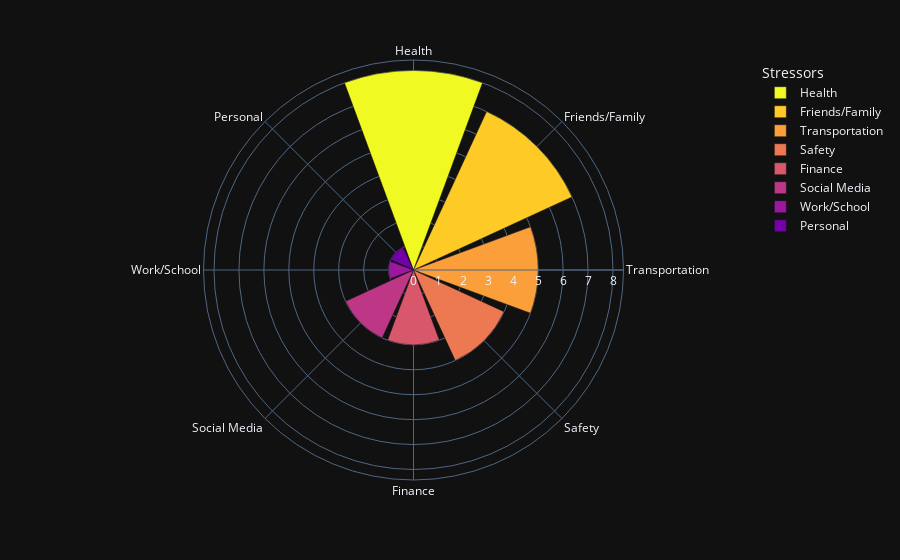

Write notebook code for a chart like this one.
### Code cell
import plotly.express as px

fig = px.bar_polar(df, r="Count", theta="Stressors",
                   color="Stressors", template="plotly_dark",
                   color_discrete_sequence= px.colors.sequential.Plasma_r)
fig.show()

### Figure 1 — Plotly figure (JSON) as saved in the notebook; plotly's stock layout.template omitted (floating-point values rounded to 4 significant figures)
{"data": [{"hovertemplate": "Stressors=%{theta}<br>Count=%{r}<extra></extra>", "legendgroup": "Health", "marker": {"color": "#f0f921"}, "name": "Health", "r": [8], "showlegend": true, "subplot": "polar", "theta": ["Health"], "type": "barpolar"}, {"hovertemplate": "Stressors=%{theta}<br>Count=%{r}<extra></extra>", "legendgroup": "Friends/Family", "marker": {"color": "#fdca26"}, "name": "Friends/Family", "r": [7], "showlegend": true, "subplot": "polar", "theta": ["Friends/Family"], "type": "barpolar"}, {"hovertemplate": "Stressors=%{theta}<br>Count=%{r}<extra></extra>", "legendgroup": "Transportation", "marker": {"color": "#fb9f3a"}, "name": "Transportation", "r": [5], "showlegend": true, "subplot": "polar", "theta": ["Transportation"], "type": "barpolar"}, {"hovertemplate": "Stressors=%{theta}<br>Count=%{r}<extra></extra>", "legendgroup": "Safety", "marker": {"color": "#ed7953"}, "name": "Safety", "r": [4], "showlegend": true, "subplot": "polar", "theta": ["Safety"], "type": "barpolar"}, {"hovertemplate": "Stressors=%{theta}<br>Count=%{r}<extra></extra>", "legendgroup": "Finance", "marker": {"color": "#d8576b"}, "name": "Finance", "r": [3], "showlegend": true, "subplot": "polar", "theta": ["Finance"], "type": "barpolar"}, {"hovertemplate": "Stressors=%{theta}<br>Count=%{r}<extra></extra>", "legendgroup": "Social Media", "marker": {"color": "#bd3786"}, "name": "Social Media", "r": [3], "showlegend": true, "subplot": "polar", "theta": ["Social Media"], "type": "barpolar"}, {"hovertemplate": "Stressors=%{theta}<br>Count=%{r}<extra></extra>", "legendgroup": "Work/School", "marker": {"color": "#9c179e"}, "name": "Work/School", "r": [1], "showlegend": true, "subplot": "polar", "theta": ["Work/School"], "type": "barpolar"}, {"hovertemplate": "Stressors=%{theta}<br>Count=%{r}<extra></extra>", "legendgroup": "Personal", "marker": {"color": "#7201a8"}, "name": "Personal", "r": [1], "showlegend": true, "subplot": "polar", "theta": ["Personal"], "type": "barpolar"}], "layout": {"barmode": "relative", "legend": {"title": {"text": "Stressors"}, "tracegroupgap": 0}, "margin": {"t": 60}, "polar": {"angularaxis": {"categoryarray": ["Health", "Friends/Family", "Transportation", "Safety", "Finance", "Social Media", "Work/School", "Personal"], "categoryorder": "array", "direction": "clockwise", "rotation": 90}, "domain": {"x": [0, 1], "y": [0, 1]}}}}
